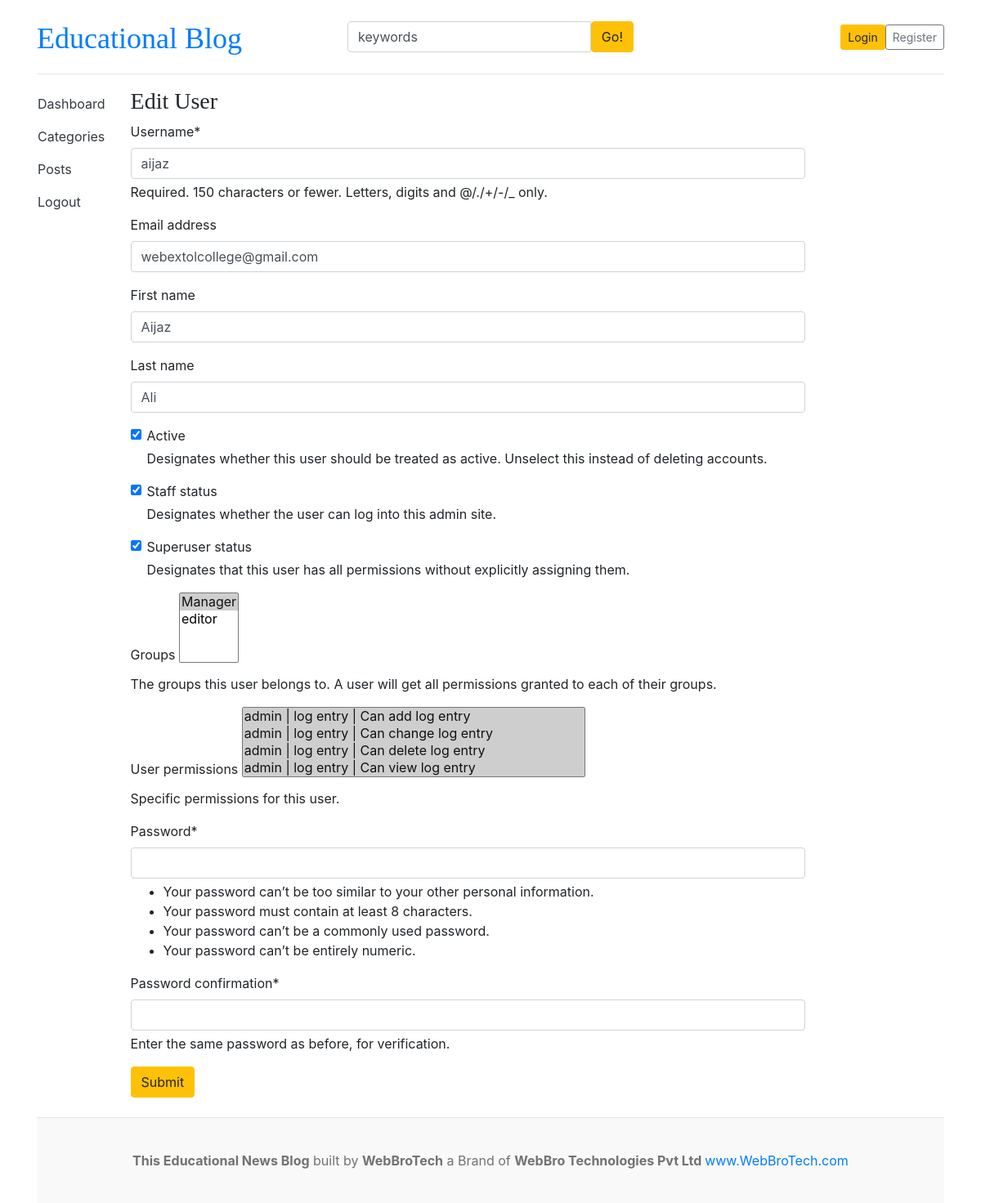
The app's page /dashboard/users/edit_users/4/, older data.
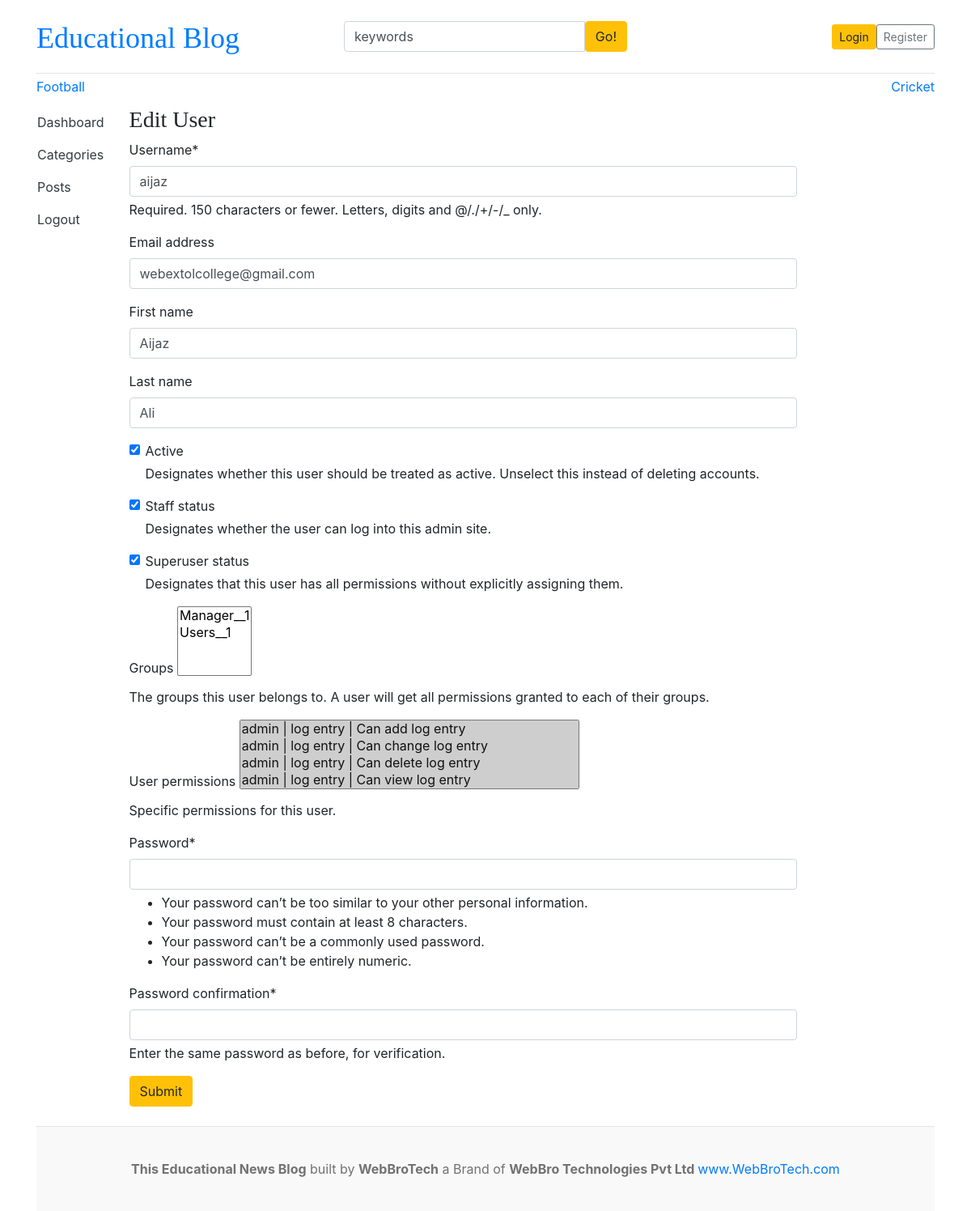
The same page, newer data.
### blogs/models.py (models this page shows, shortened)
class Category(models.Model):
    category_name = models.CharField(max_length=50, unique=True)
    created_at = models.DateTimeField(auto_now_add=True)
    updated_at = models.DateTimeField(auto_now=True)
    class Meta:
        verbose_name_plural = 'Categories'

### dashboards/views.py (the view)
# urls.py: path('users/edit_users/<int:pk>/', views.edit_user, name='edit_user'),
def edit_user(request, pk):
    user = get_object_or_404(User, pk=pk)
    form = AddUserForm(instance=user)
    context = {
        'form': form
    }
    return render(request, 'dashboard/edit_user.html', context)

### dashboards/forms.py
class AddUserForm(UserCreationForm):
    class Meta:
        model = User
        fields = ('username', 'email', 'first_name', 'last_name', 'is_active', 'is_staff', 'is_superuser', 'groups', 'user_permissions')

### blogs/context_processors.py (called while the page is built)
def get_categories(request):
    categories = Category.objects.all()
    return dict(categories=categories)

def get_social_links(request):
    social_links = SocialLinks.objects.all()
    return dict(social_links=social_links)

### templates/dashboard/edit_user.html (shortened to what this page needs)
{% extends 'base.html' %}
{% block content %}
{% load crispy_forms_tags %}
<div class="row">
    {% include 'dashboard/sidebar.html' %}
    <div class="col-md-9">
      <h3>Edit User</h3>
      <form action="#" method="POST">
        {{ form | crispy }}
      <button type="submit" class="btn btn-warning">Submit</button>
      </form>
      <br>
    </div>
  </div>
{% endblock %}

### templates/base.html (shortened to what this page needs)
{% load static %}
<!DOCTYPE html>
<html lang="en">
<head>
    <link href="https://getbootstrap.com/docs/4.0/dist/css/bootstrap.min.css" rel="stylesheet">
    <link href="{% static 'css/blog.css' %}" rel="stylesheet">
    <link rel="stylesheet" href="https://cdnjs.cloudflare.com/ajax/libs/font-awesome/4.7.0/css/font-awesome.min.css">
  </head>
<body>
    <div class="container">
      <header class="blog-header py-3">
        <div class="row flex-nowrap justify-content-between align-items-center">
          <div class="col-4 pt-1">
            <a class="blog-header-logo text-Blue font-size-h2" href="/">Educational Blog</a>
          </div>
          <div class="col-4">
            <form action=" {% url 'search'%}" method="GET">
              <div class="input-group">
                <input class="form-control" type="text" value="keywords" name="keyword" placeholder="Enter search term..." aria-label="Enter search term..." aria-describedby="button-search" />
                <button type = "submit" class="btn btn-warning" id="button-search" type="button">Go!</button>
            </div>
            </form>
          </div>
          <div class="col-4 d-flex justify-content-end align-items-center">
            {% if not user.is_authenticated %}
            <a class="btn btn-sm btn-warning" href="{% url 'login' %}">Login</a>
            <a class="btn btn-sm btn-outline-secondary" href="{% url 'register' %}">Register</a>
            {% else %}
            <span><a href="{% url 'dashboard' %}">Dashboard</a> </span>
            &nbsp; &nbsp;
            <span><a href="{% url 'logout' %}">Logout</a></span>
            {% endif %}
          </div>
        </div>
      </header>
      <div class="nav-scroller py-1 mb-2">
        <nav class="nav d-flex justify-content-between">
          {% for cat in categories %}
          <a class= text-font-weight-bold class="p-2 text-muted" href="{% url 'posts_by_category' cat.id %}">{{cat.category_name}}</a>
          {% endfor %}
        </nav>
      </div>
{% block content %}
{% endblock %}
<footer class="blog-footer">
    <p class="text-center"><b>This Educational News Blog</b> built by <b>WebBroTech</b> a Brand of <b>WebBro Technologies Pvt Ltd </b><a href="https://www.youtube.com/@WebBroTech">www.WebBroTech.com</a></p>
  </footer>
  </body>
  </html>

Row changes from the older to the newer data that the page shows:
added Category: category_name "Football"
added Category: category_name "Cricket"
Text that changed along with them:
form field groups: "Manager ☑ / editor" → "Manager__1 / Users__1"
